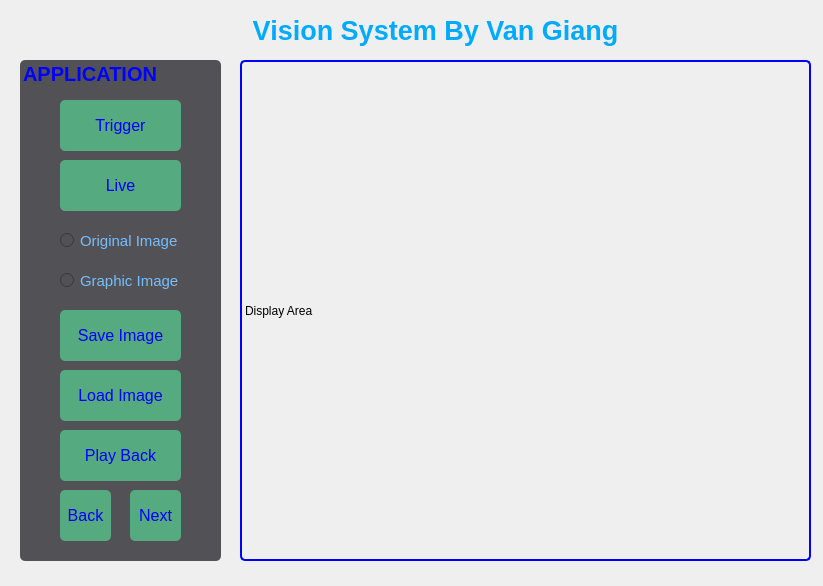
<?xml version="1.0" encoding="UTF-8"?>
<ui version="4.0">
 <class>MainWindow</class>
 <widget class="QMainWindow" name="MainWindow">
  <property name="geometry">
   <rect>
    <x>0</x>
    <y>0</y>
    <width>823</width>
    <height>586</height>
   </rect>
  </property>
  <property name="font">
   <font>
    <bold>false</bold>
   </font>
  </property>
  <property name="windowTitle">
   <string>MainWindow</string>
  </property>
  <property name="animated">
   <bool>true</bool>
  </property>
  <widget class="QWidget" name="centralwidget">
   <widget class="QGroupBox" name="groupBox">
    <property name="enabled">
     <bool>true</bool>
    </property>
    <property name="geometry">
     <rect>
      <x>20</x>
      <y>60</y>
      <width>201</width>
      <height>501</height>
     </rect>
    </property>
    <property name="font">
     <font>
      <pointsize>15</pointsize>
      <bold>true</bold>
      <kerning>true</kerning>
     </font>
    </property>
    <property name="tabletTracking">
     <bool>false</bool>
    </property>
    <property name="statusTip">
     <string/>
    </property>
    <property name="autoFillBackground">
     <bool>false</bool>
    </property>
    <property name="styleSheet">
     <string notr="true">color: rgb(0, 0, 255);
background-color: rgb(82, 81, 85);
border-radius: 5px;</string>
    </property>
    <property name="title">
     <string>APPLICATION</string>
    </property>
    <property name="flat">
     <bool>true</bool>
    </property>
    <property name="checkable">
     <bool>false</bool>
    </property>
    <widget class="QPushButton" name="btn_trigger">
     <property name="geometry">
      <rect>
       <x>40</x>
       <y>40</y>
       <width>121</width>
       <height>51</height>
      </rect>
     </property>
     <property name="font">
      <font>
       <pointsize>12</pointsize>
       <bold>false</bold>
      </font>
     </property>
     <property name="styleSheet">
      <string notr="true">background-color: rgb(85, 170, 127);
border: none;
border-radius: 5px;</string>
     </property>
     <property name="text">
      <string>Trigger</string>
     </property>
    </widget>
    <widget class="QPushButton" name="btn_saveimage">
     <property name="geometry">
      <rect>
       <x>40</x>
       <y>250</y>
       <width>121</width>
       <height>51</height>
      </rect>
     </property>
     <property name="font">
      <font>
       <pointsize>12</pointsize>
      </font>
     </property>
     <property name="styleSheet">
      <string notr="true">background-color: rgb(85, 170, 127);
border: none;
border-radius: 5px;</string>
     </property>
     <property name="text">
      <string>Save Image</string>
     </property>
    </widget>
    <widget class="QPushButton" name="btn_loadimage">
     <property name="geometry">
      <rect>
       <x>40</x>
       <y>310</y>
       <width>121</width>
       <height>51</height>
      </rect>
     </property>
     <property name="font">
      <font>
       <pointsize>12</pointsize>
      </font>
     </property>
     <property name="styleSheet">
      <string notr="true">background-color: rgb(85, 170, 127);
border: none;
border-radius: 5px;</string>
     </property>
     <property name="text">
      <string>Load Image</string>
     </property>
    </widget>
    <widget class="QPushButton" name="btn_back">
     <property name="geometry">
      <rect>
       <x>40</x>
       <y>430</y>
       <width>51</width>
       <height>51</height>
      </rect>
     </property>
     <property name="font">
      <font>
       <pointsize>12</pointsize>
      </font>
     </property>
     <property name="styleSheet">
      <string notr="true">background-color: rgb(85, 170, 127);
border: none;
border-radius: 5px;</string>
     </property>
     <property name="text">
      <string>Back</string>
     </property>
    </widget>
    <widget class="QPushButton" name="btn_playback">
     <property name="geometry">
      <rect>
       <x>40</x>
       <y>370</y>
       <width>121</width>
       <height>51</height>
      </rect>
     </property>
     <property name="font">
      <font>
       <pointsize>12</pointsize>
      </font>
     </property>
     <property name="styleSheet">
      <string notr="true">background-color: rgb(85, 170, 127);
border: none;
border-radius: 5px;</string>
     </property>
     <property name="text">
      <string>Play Back</string>
     </property>
    </widget>
    <widget class="QPushButton" name="btn_next">
     <property name="geometry">
      <rect>
       <x>110</x>
       <y>430</y>
       <width>51</width>
       <height>51</height>
      </rect>
     </property>
     <property name="font">
      <font>
       <pointsize>12</pointsize>
      </font>
     </property>
     <property name="styleSheet">
      <string notr="true">background-color: rgb(85, 170, 127);
border: none;
border-radius: 5px;</string>
     </property>
     <property name="text">
      <string>Next</string>
     </property>
    </widget>
    <widget class="QPushButton" name="btn_live">
     <property name="geometry">
      <rect>
       <x>40</x>
       <y>100</y>
       <width>121</width>
       <height>51</height>
      </rect>
     </property>
     <property name="font">
      <font>
       <pointsize>12</pointsize>
      </font>
     </property>
     <property name="styleSheet">
      <string notr="true">background-color: rgb(85, 170, 127);
border: none;
border-radius: 5px;</string>
     </property>
     <property name="text">
      <string>Live</string>
     </property>
    </widget>
    <widget class="QRadioButton" name="rdbt_originalimage">
     <property name="geometry">
      <rect>
       <x>40</x>
       <y>170</y>
       <width>131</width>
       <height>21</height>
      </rect>
     </property>
     <property name="font">
      <font>
       <pointsize>11</pointsize>
      </font>
     </property>
     <property name="styleSheet">
      <string notr="true">color: rgb(119, 189, 255);</string>
     </property>
     <property name="text">
      <string>Original Image</string>
     </property>
    </widget>
    <widget class="QRadioButton" name="rdbt_graphicimage">
     <property name="geometry">
      <rect>
       <x>40</x>
       <y>210</y>
       <width>131</width>
       <height>21</height>
      </rect>
     </property>
     <property name="font">
      <font>
       <pointsize>11</pointsize>
      </font>
     </property>
     <property name="styleSheet">
      <string notr="true">color: rgb(119, 189, 255);</string>
     </property>
     <property name="text">
      <string>Graphic Image</string>
     </property>
    </widget>
   </widget>
   <widget class="QLabel" name="lbl_display">
    <property name="geometry">
     <rect>
      <x>240</x>
      <y>60</y>
      <width>571</width>
      <height>501</height>
     </rect>
    </property>
    <property name="styleSheet">
     <string notr="true">border: 2px solid blue;
border-radius: 5px;</string>
    </property>
    <property name="text">
     <string>Display Area</string>
    </property>
   </widget>
   <widget class="QLabel" name="label">
    <property name="geometry">
     <rect>
      <x>250</x>
      <y>10</y>
      <width>371</width>
      <height>41</height>
     </rect>
    </property>
    <property name="font">
     <font>
      <pointsize>20</pointsize>
      <bold>true</bold>
     </font>
    </property>
    <property name="styleSheet">
     <string notr="true">color: rgb(0, 170, 255);</string>
    </property>
    <property name="text">
     <string>Vision System By Van Giang</string>
    </property>
    <property name="alignment">
     <set>Qt::AlignmentFlag::AlignCenter</set>
    </property>
   </widget>
  </widget>
 </widget>
 <resources/>
 <connections/>
</ui>
